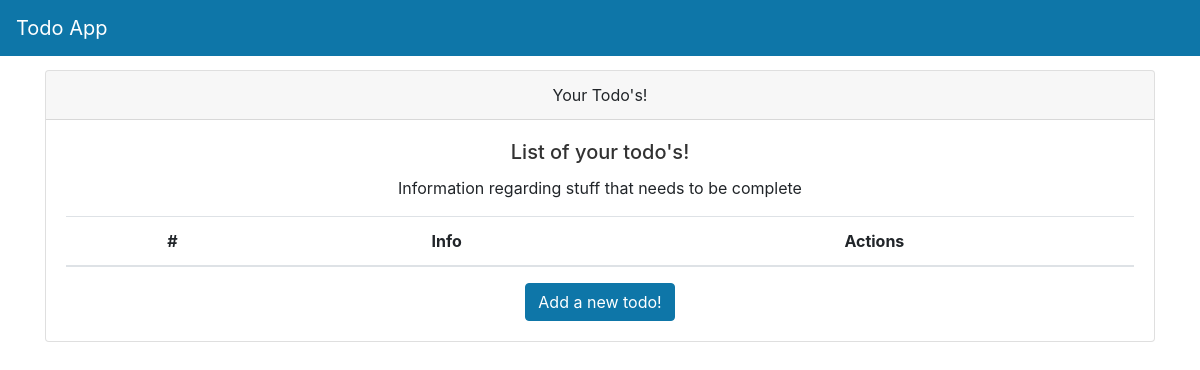
Page /todos/ on the earlier database version.
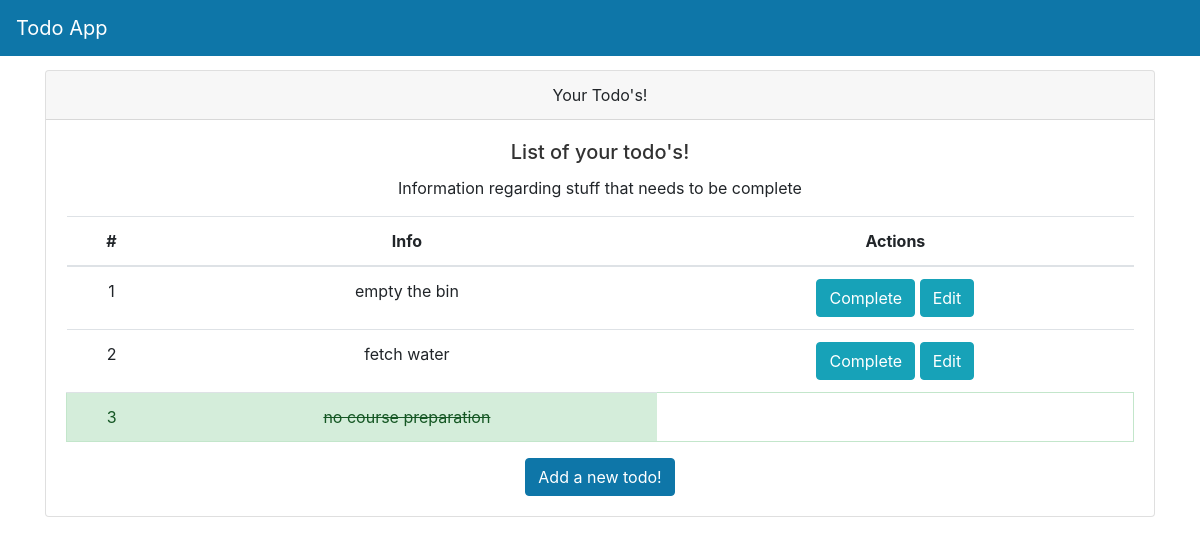
Same page on the later database version.
### database/models.py (models this page shows)
class Todos(Base):
    __tablename__ = "todos"
    id = Column(Integer, primary_key=True, index=True)
    title = Column(String)
    description = Column(String)
    priority = Column(Integer)
    complete = Column(Boolean, default=False)
    owner_id = Column(Integer, ForeignKey("users.id"))
    owner = relationship("Users", back_populates="todos")

### routers/todos.py (the view)
@router.get("/", response_class=HTMLResponse)
async def get_todo_by_user(request: Request, db: Session = Depends(db_start.get_db)):
    todos = db.query(models.Todos).filter(
        models.Todos.owner_id == 1).all()
    return templates.TemplateResponse("todo.html", {"request": request, "todos": todos})

### templates/todo.html (shortened to what this page needs)
{% include 'layout.html' %}
<div class="container">
    <div class="card text-center">
        <div class="card-header">Your Todo's!</div>
        <div class="card-body">
            <h5 class="card-title">List of your todo's!</h5>
            <p class="card-text">
                Information regarding stuff that needs to be complete
            </p>
            <table class="table table-hover">
                <thead>
                    <tr>
                        <th scope="col">#</th>
                        <th scope="col">Info</th>
                        <th scope="col">Actions</th>
                    </tr>
                </thead>
                <tbody>
                    {% for todo in todos %}
                    {% if todo.complete == False %}
                    <tr class="pointer">
                        <td>{{loop.index}}</td>
                        <td>{{todo.title}}</td>
                        <td>
                            <button
                                onclick="window.location.href='complete/{{todo.id}}'"
                                type="button"
                                class="btn btn-info"
                            >
                                Complete
                            </button>
                            <button
                                onclick="window.location.href='edit-todo/{{todo.id}}'"
                                type="button"
                                class="btn btn-info"
                            >
                                Edit
                            </button>
                        </td>
                    </tr>
                    {% else %}
                    <tr class="pointer alert alert-success">
                        <td>{{loop.index}}</td>
                        <td class="strike-through-td">{{todo.title}}</td>
                    </tr>
                    {% endif %}
                    {% endfor %}
                </tbody>
            </table>
            <a href="add-todo" class="btn btn-primary">Add a new todo!</a>
        </div>
    </div>
</div>

### templates/layout.html (shortened to what this page needs)
<!DOCTYPE html>
<html lang="en">
<head>
    <link rel="stylesheet" type="text/css" href="{{ url_for('static', path='/todo/css/base.css') }}">
    <link rel="stylesheet" type="text/css" href="{{ url_for('static', path='/todo/css/bootstrap.css') }}">
</head>
<body>
  {% include 'navbar.html' %}
</body>
</html>

### templates/navbar.html (shortened to what this page needs)
<div>
  <nav class="navbar navbar-expand-md navbar-dark main-color fixed-top">
    <a class="navbar-brand" href="/todos">Todo App</a>
  </nav>
</div>

### static/todo/css/base.css (style rules this page uses)
body { background: #fafafa; color: #33333a; padding-top: 70px; }
h1, h2, h3, h4, h5, h6 { color: #323232; }
.main-color { background-color: #0e76a8; }
.strike-through-td { text-decoration: line-through; }

Differences in the rows shown:
now on this page (row edited): Todos: title "empty the bin"
now on this page (row edited): Todos: title "fetch water"
added Todos: title "no course preparation"
